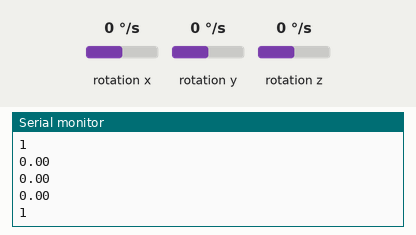
Recording of a program running on a simulated Arduino Uno, built with avr-gcc and run on an emulated ATmega328P. Shown: the last lines printed to the serial monitor. Inputs (shaded band) come from the test bench; at power-on: rotation x 0 °/s, rotation y 0 °/s, rotation z 0 °/s.

Above: at 1.2 s.
1.3 s: rotation x set to -192 °/s
At 1.8 s:
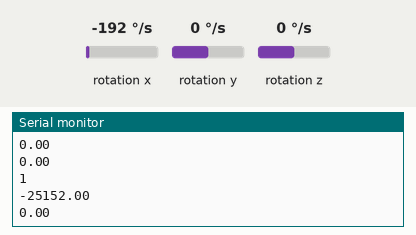
2.8 s: rotation y set to -192 °/s
At 3.3 s:
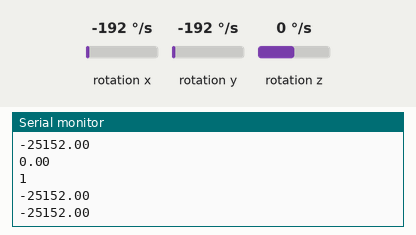
4.3 s: rotation z set to -192 °/s
At 5.3 s:
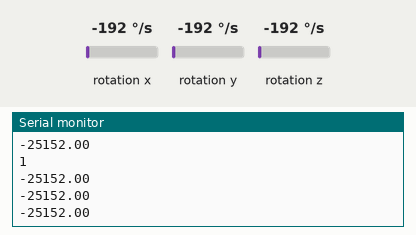
Timing chart, 0 to 7.3 s (numbered marks = the images above; inputs shaded):
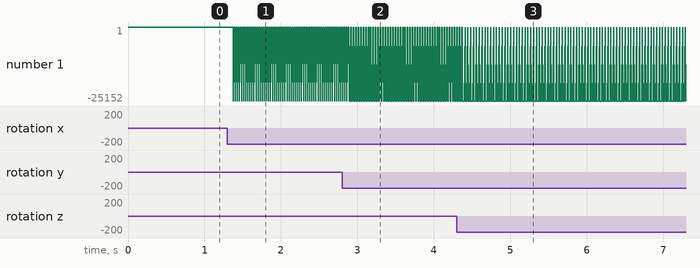

Measured:
- after the input at 1.3 s, the serial monitor: prints a new line after 0.08 s (image 1)

The program:

main.cpp
```cpp
#include <Arduino.h>
#include <MPU6050.h>
#include <coms.h>
#include <motor_control.h>
#include <double3.h>
// Drone Script for controlling and getting input of Mobile

//sensor
MPU6050 sensor(0x68);
double3 offset;

double3 getRotation(){
  double3 rotation;

  rotation.x = sensor.getRotationX();
  rotation.y = sensor.getRotationY();
  rotation.z = sensor.getRotationZ();

  //subtract offset from it
  return rotation - offset;
}

void setup() {
  //init calibrate the sensor
  sensor.initialize();
  offset = getRotation();

  Serial.begin(9600);
}

void loop() {
  // put your main code here, to run repeatedly:
  double3 rot = getRotation();

  Serial.println(rot.x);
  Serial.println(rot.y);
  Serial.println(rot.z);
  Serial.println(sensor.testConnection());
}

//get stuff
```

coms.h
```cpp

```

double3.h
```cpp
//just a random struct for having 3 values at once


struct double3
{
    /* data */
    double x;
    double y;
    double z;

    double3& operator+(double3 adder){
        x += adder.x;
        y += adder.y;
        z += adder.z;

        return *this;
    }

    double3& operator-(double3 adder){
        x -= adder.x;
        y -= adder.y;
        z -= adder.z;

        return *this;
    }
};
```

motor_control.h
```cpp
//little motor controller library

//motor should sit at 70%
int standard = 70;


class motor_control
{
private:


public:
    motor_control()
    {

    }
};


//sets current pins and checks if motor works -> returns bool if everything works
//TODO: write everything as a class
bool motor_setup(){
    return true;
}

//sets speed for all motors
void set_all_motors(){

}


//shut off in case of emergency
void safe_shutdown(){

    //first set all motors to standard speed, slowly decrease

}
```
